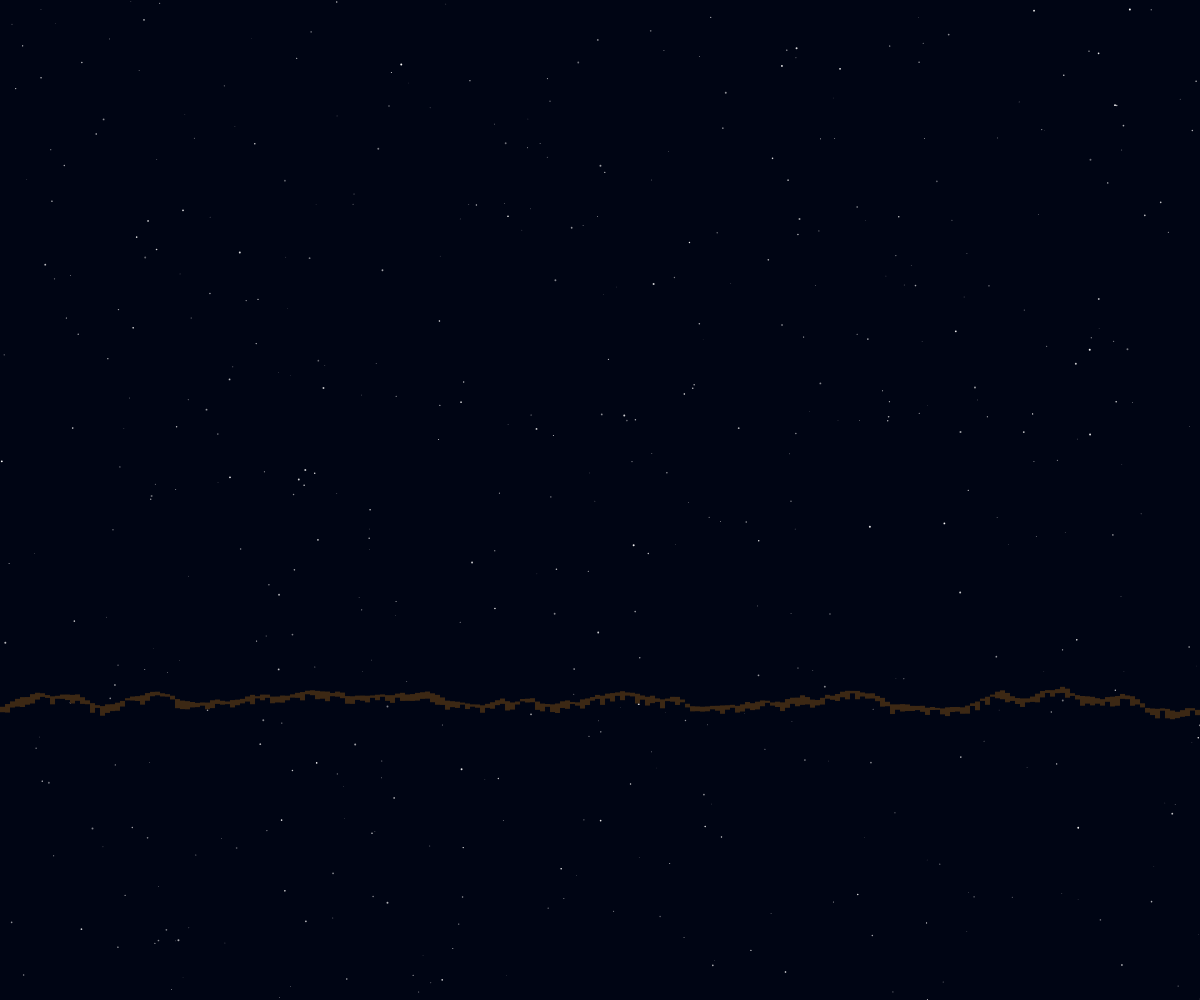
Frame 1 (no input)
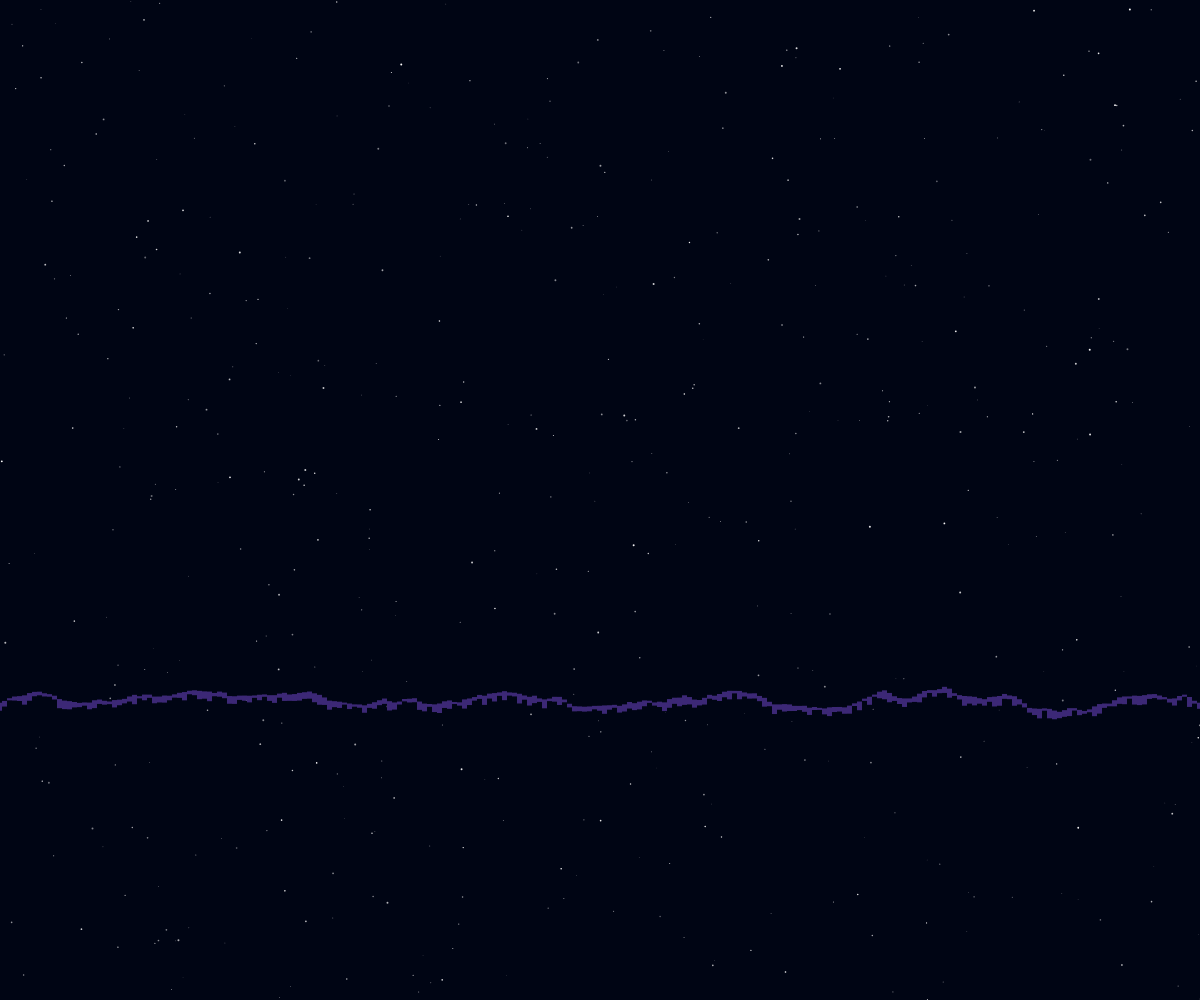
Frame 60 (no input)
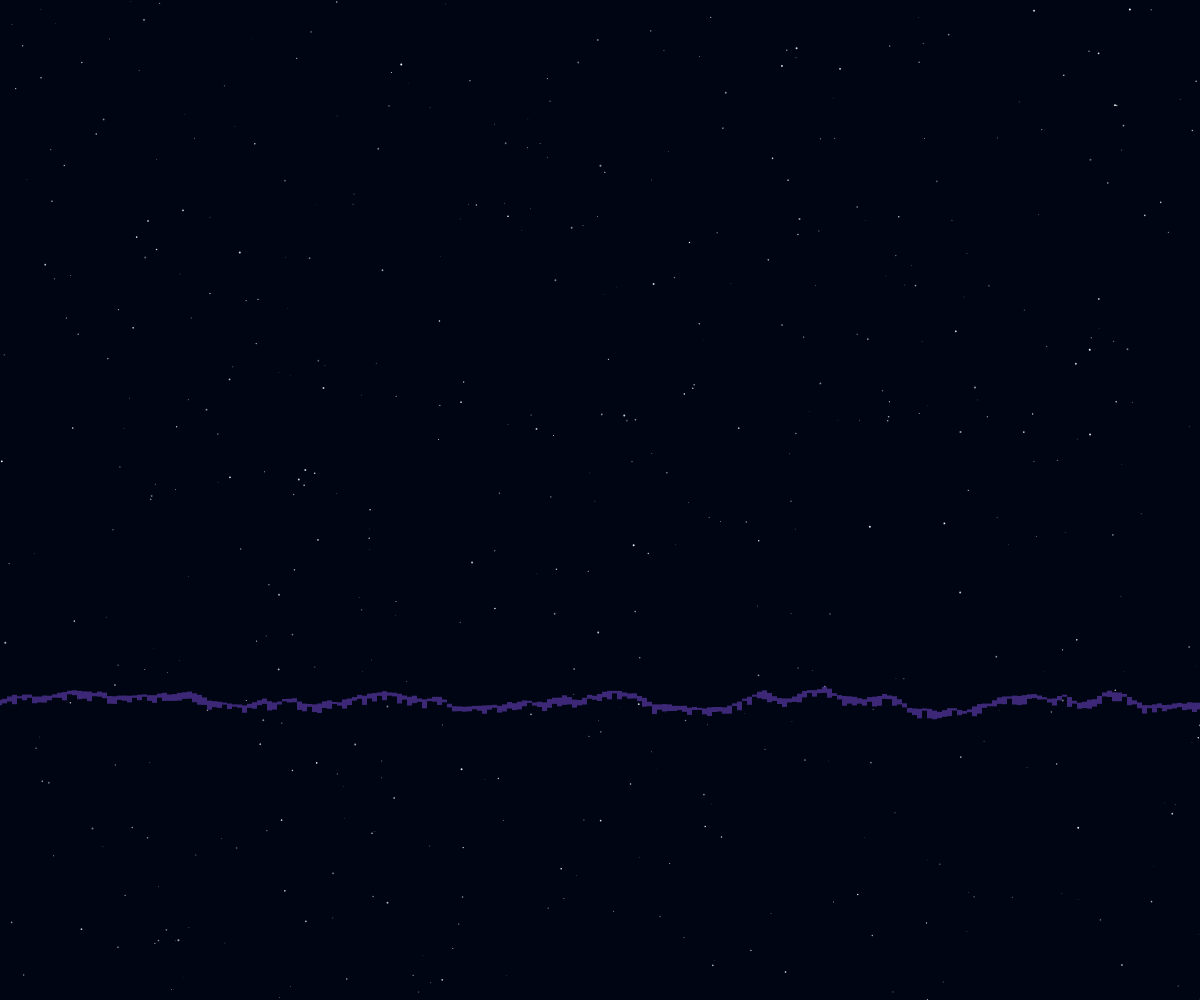
Frame 120 (the mouse pressed at the canvas centre since frame 60)

The p5.js sketch that drew these frames (run headless with seeded random() and noise() and a simulated clock; from frame 60 on, the mouse is pressed at the canvas centre):

// p5.js sketch
// ── sketch.js
let terrain = [];
let flashTimer = 0;
let flashDuration = 60;
let flashIntensity = 0;
let stars = [];
let cameraOffset = 0;

function setup() {
  createCanvas(windowWidth, windowHeight);
  
  // Create stars
  for (let i = 0; i < 500; i++) {
    stars.push({
      x: random(width),
      y: random(height),
      size: random(0.5, 2),
      brightness: random(100, 255)
    });
  }
  
  // Create terrain
  for (let i = 0; i < 2000; i++) {
    terrain.push({
      x: i * 5,
      y: height * 0.7 + noise(i * 0.1) * 40 - 20,
      w: 5,
      h: random(2, 10)
    });
  }
}

function draw() {
  background(0, 5, 20);
  
  // Draw stars
  noStroke();
  for (let star of stars) {
    fill(255, star.brightness);
    ellipse(star.x, star.y, star.size);
  }

  // Update flash effect
  flashTimer++;
  if (flashTimer >= flashDuration) {
    flashTimer = 0;
    flashIntensity = 1;
  }
  
  if (flashIntensity > 0) {
    flashIntensity -= 0.02;
  }

  // Draw terrain with flash effect
  noStroke();
  for (let t of terrain) {
    let flash = map(flashIntensity, 0, 1, 0, 100);
    fill(60, 40, 20 + flash);
    rect(t.x - cameraOffset, t.y, t.w, t.h);
  }
  
  // Scroll the camera
  cameraOffset += 2;
}

function windowResized() {
  resizeCanvas(windowWidth, windowHeight);
}
